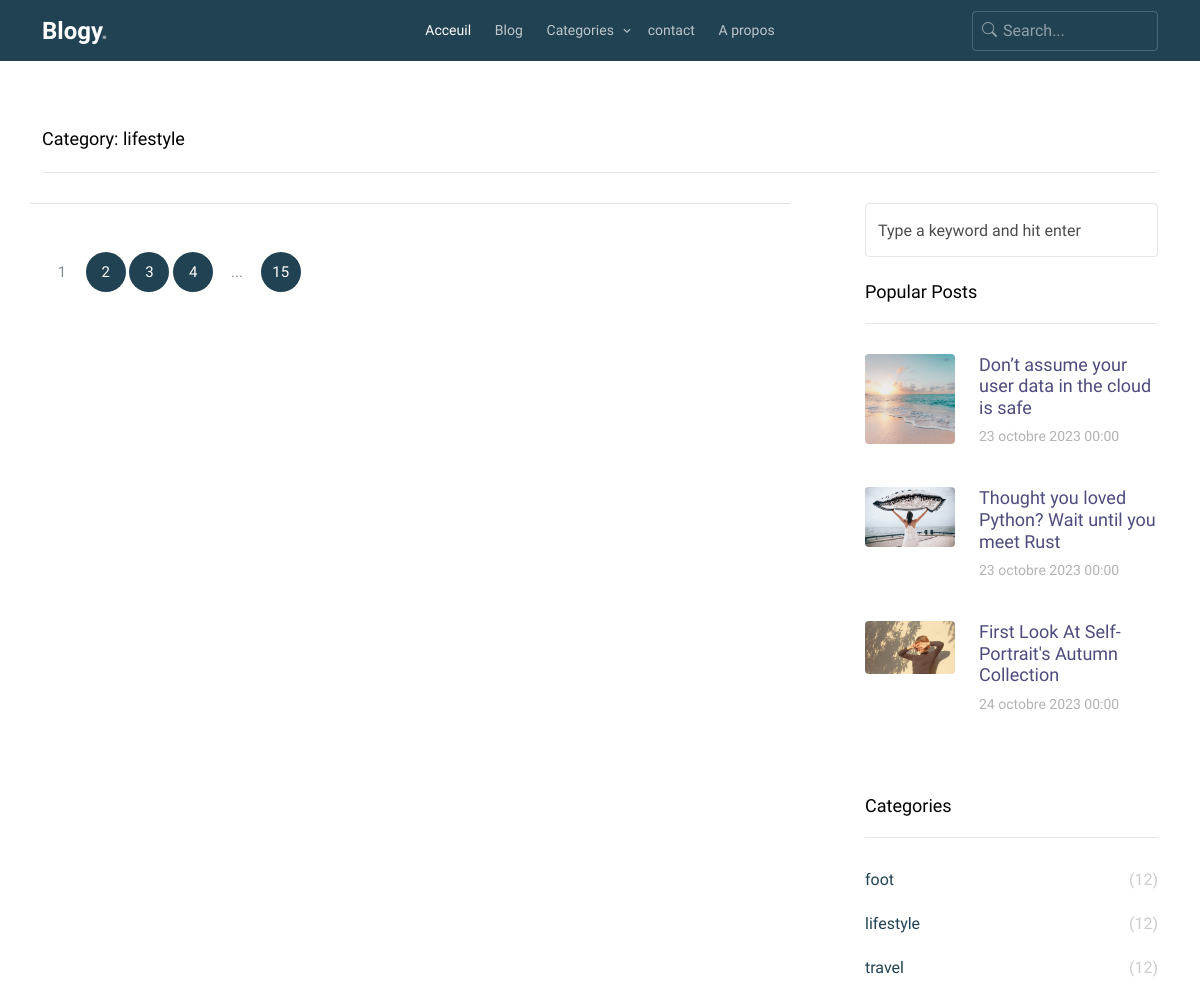
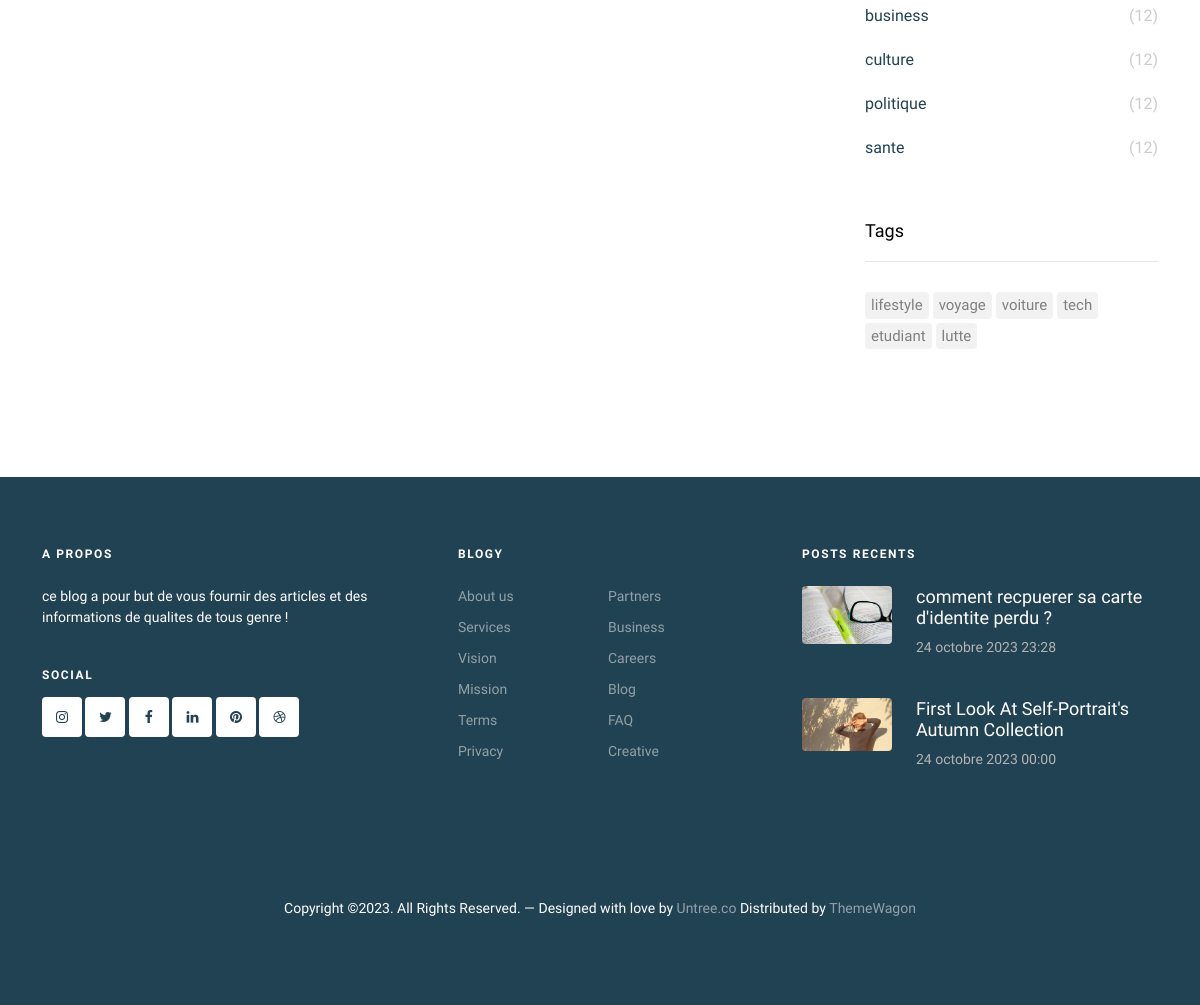
The app's page /categorie/lifestyle with its own data (2 pictures, top to bottom).
### blog/models.py (models this page shows, shortened)
class Categorie(models.Model):
    name = models.CharField(max_length=50)
    class Meta:
        verbose_name = ("Categorie")
        verbose_name_plural = ("Categories")
    def __str__(self):
        return self.name

class Post(models.Model):
    title = models.CharField(max_length=200)
    image = models.ImageField(upload_to='media')
    date = models.DateTimeField(auto_now=False, auto_now_add=True)
    author = models.ForeignKey(User, on_delete=models.CASCADE)
    partie1 = models.TextField()
    image1_partie1 = models.ImageField(upload_to='media', blank=True)
    image2_partie1 = models.ImageField(upload_to='media', blank=True)
    image3_partie1 = models.ImageField(upload_to='media', blank=True)
    partie2 = models.TextField(blank=True)
    image1_partie2 = models.ImageField(upload_to='media', blank=True)
    image2_partie2 = models.ImageField(upload_to='media', blank=True)
    image3_partie2 = models.ImageField(upload_to='media', blank=True)
    partie3 = models.TextField(blank=True)
    image1_partie3 = models.ImageField(upload_to='media', blank=True)
    image2_partie3 = models.ImageField(upload_to='media', blank=True)
    image3_partie3 = models.ImageField(upload_to='media', blank=True)
    partie4 = models.TextField(blank=True)
    image1_partie4 = models.ImageField(upload_to='media', blank=True)
    image2_partie4 = models.ImageField(upload_to='media', blank=True)
    image3_partie4 = models.ImageField(upload_to='media', blank=True)
    tags = models.ManyToManyField(Tag, blank=True)
    categorie = models.ForeignKey(Categorie, on_delete=models.CASCADE,  blank=True, null=True)
    class Meta:
        verbose_name = 'Post'
        verbose_name_plural = 'Posts'

class Tag(models.Model):
    name = models.CharField(max_length=50)
    class Meta:
        verbose_name = 'Tag'
        verbose_name_plural = 'Tags'

### sudo/models.py (models this page shows, shortened)
class Blog(models.Model):
    name = models.CharField(max_length=50)
    dark_logo = models.FileField(upload_to='media', null=True)
    logo = models.ImageField(upload_to='media')
    default_avatar = models.ImageField(upload_to='media')
    favicon = models.ImageField(upload_to='media', blank=True, null=True)
    email = models.EmailField(max_length=254)
    telephone = models.IntegerField()
    localisation = models.CharField(max_length=50)
    class Meta:
        verbose_name = ("Blog")
        verbose_name_plural = ("Blogs")

### blog/views.py (the view)
# urls.py: path('categorie/<str:cat_name>', views.categorie, name='categorie'),
def categorie(request, cat_name):
    print(f'c name : {cat_name}')
    categorie = Categorie.objects.get(name = cat_name)
    print(categorie)
    posts_categorie_name = Post.objects.filter(categorie = categorie)
    print(posts_categorie_name)
    context = {
        'categorie': categorie,
        'posts_categorie_name' : posts_categorie_name
    }
    return render(request , 'blog/pages/categorie.html', context)

### blogy/context_processor.py (called while the page is built)
def all(request):
    all_tags = Tag.objects.all()
    all_categories = Categorie.objects.all()
    most_popular_posts = Post.objects.all()[:3]
    random_posts = Post.objects.all()
    recent_post = Post.objects.all().order_by('-date')[:2]
    blog = Blog.objects.get(pk = 1)
    context = {
        'all_tags' : all_tags,
        'all_categories' : all_categories,
        'most_popular_posts' : most_popular_posts,
        'random_posts' : random_posts,
        'recent_posts': recent_post,
        'blog' : blog
    }
    return context

### blog/templates/blog/pages/categorie.html (shortened to what this page needs)
{% extends "blog/base.html" %}
{% block main %}
<div class="section search-result-wrap">
    <div class="container">
        <div class="row">
            <div class="col-12">
                <div class="heading">Category: {{ categorie.name }}</div>
            </div>
        </div>
        <div class="row posts-entry">
            <div class="col-lg-8">
                <div class="row text-start pt-5 border-top">
                    <div class="col-md-12">
                        <div class="custom-pagination">
                            <span>1</span>
                            <a href="#">2</a>
                            <a href="#">3</a>
                            <a href="#">4</a>
                            <span>...</span>
                            <a href="#">15</a>
                        </div>
                    </div>
                </div>
            </div>
            {% include "blog/includes/slidebar.html" %}
        </div>
    </div>
</div>
{% endblock main %}

### blog/templates/blog/includes/slidebar.html
<div class="col-lg-4 sidebar">
    <div class="sidebar-box search-form-wrap mb-4">
      <form action="#" class="sidebar-search-form">
        <input type="text" class="form-control" id="s" placeholder="Type a keyword and hit enter">
      </form>
    </div>
    <div class="sidebar-box">
      <h3 class="heading">Popular Posts</h3>
      <div class="post-entry-sidebar">
        <ul>
            {% for post in most_popular_posts %}
            <li>
                <a href="">
                  <img src="{{ post.image.url }}" alt="Image placeholder" class="me-4 rounded">
                  <div class="text">
                    <h4>{{ post.title }}</h4>
                    <div class="post-meta">
                      <span class="mr-2">{{ post.date }}</span>
                    </div>
                  </div>
                </a>
              </li>
              {% endfor %}
        </ul>
      </div>
    </div>
    <div class="sidebar-box">
      <h3 class="heading">Categories</h3>
      <ul class="categories">
        {% for categorie in all_categories %}
        <li><a href="#">{{ categorie.name }}<span>(12)</span></a></li>
        {% endfor %}
      </ul>
    </div>
    <div class="sidebar-box">
      <h3 class="heading">Tags</h3>
      <ul class="tags">
        {% for tag in all_tags %}
        <li><a href="#">{{ tag.name }}</a></li>
        {% endfor %}
      </ul>
    </div>
  </div>

### blog/templates/blog/includes/footer.html (shortened to what this page needs)
<footer class="site-footer">
	<div class="container">
		<div class="row">
			<div class="col-lg-4">
				<div class="widget">
					<h3 class="mb-4">A propos</h3>
					<p>ce blog a pour but de vous fournir des articles et des informations de qualites de tous genre !</p>
				</div>
				<div class="widget">
					<h3>Social</h3>
					<ul class="list-unstyled social">
						<li><a href="#"><span class="icon-instagram"></span></a></li>
						<li><a href="#"><span class="icon-twitter"></span></a></li>
						<li><a href="#"><span class="icon-facebook"></span></a></li>
						<li><a href="#"><span class="icon-linkedin"></span></a></li>
						<li><a href="#"><span class="icon-pinterest"></span></a></li>
						<li><a href="#"><span class="icon-dribbble"></span></a></li>
					</ul>
				</div>
			</div>
			<div class="col-lg-4 ps-lg-5">
				<div class="widget">
					<h3 class="mb-4">{{ blog.name }}</h3>
					<ul class="list-unstyled float-start links">
						<li><a href="#">About us</a></li>
						<li><a href="#">Services</a></li>
						<li><a href="#">Vision</a></li>
						<li><a href="#">Mission</a></li>
						<li><a href="#">Terms</a></li>
						<li><a href="#">Privacy</a></li>
					</ul>
					<ul class="list-unstyled float-start links">
						<li><a href="#">Partners</a></li>
						<li><a href="#">Business</a></li>
						<li><a href="#">Careers</a></li>
						<li><a href="#">Blog</a></li>
						<li><a href="#">FAQ</a></li>
						<li><a href="#">Creative</a></li>
					</ul>
				</div>
			</div>
			<div class="col-lg-4">
				<div class="widget">
					<h3 class="mb-4">Posts recents</h3>
					<div class="post-entry-footer">
						<ul>
							{% for post  in recent_posts %}
							<li>
								<a href="">
									<img src="{{ post.image.url }}" alt="Image placeholder" class="me-4 rounded">
									<div class="text">
										<h4>{{ post.title }}</h4>
										<div class="post-meta">
											<span class="mr-2">{{post.date}}</span>
										</div>
									</div>
								</a>
							</li>
							{% endfor %}
						</ul>
					</div>
				</div>
			</div>
		</div>
		<div class="row mt-5">
			<div class="col-12 text-center">
		<p>Copyright &copy;. All Rights Reserved. &mdash; Designed with love by <a href="https://untree.co">Untree.co</a>  Distributed by <a href="https://themewagon.com">ThemeWagon</a>
		</p>
	  </div>
	</div>
  </div>
</footer>

### records on screen
Categorie: name "lifestyle"
Post: image (picture), title "Don’t assume your user data in the cloud is safe", date "23 octobre 2023 00:00"
Post: image (picture), title "Thought you loved Python? Wait until you meet Rust", date "23 octobre 2023 00:00"
Post: image (picture), title "First Look At Self-Portrait's Autumn Collection", date "24 octobre 2023 00:00"
Categorie: name "foot"
Categorie: name "travel"
Categorie: name "business"
Categorie: name "culture"
Categorie: name "politique"
Categorie: name "sante"
Tag: name "lifestyle"
Tag: name "voyage"
Tag: name "voiture"
Tag: name "tech"
Tag: name "etudiant"
Tag: name "lutte"
Blog: name "BLOGY"
Post: image (picture), title "comment recpuerer sa carte d'identite perdu ?", date "24 octobre 2023 23:28"
